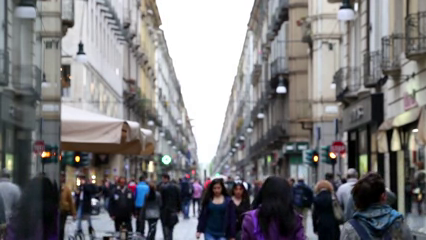
#> input picture frame 60 of Video/People_Walking.webm, 426 x 240 px, given in place of chaplin.mp4, which was not available
$ jupyter execute --allow-errors '02-Dense Optical Flow.ipynb'
#> lines starting #> are read from the running program, lines starting #| are printed output that depends on the picture
[cell 1]
# import libraries
import cv2
import numpy as np

# video capture
cap = cv2.VideoCapture('Video/chaplin.mp4')

# read the capture and get the first frame
ret, first_frame = cap.read()
#> first_frame is the input picture: shape (240, 426, 3); mean B, G, R 122.4, 120.5, 121.6

# convert frame to grayscale
prev_gray = cv2.cvtColor(first_frame, cv2.COLOR_BGR2GRAY)
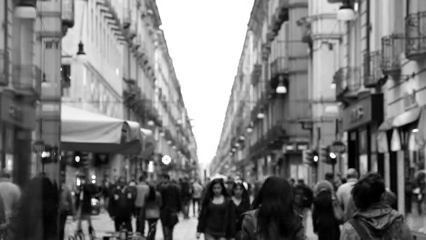
#> prev_gray: shape (240, 426); min 0, max 255, mean 121

# create an image with the same dimensions as the frame for later drawing purposes
#> (the rest of this cell did not finish here and is left out)


$ run again, starting later in the video
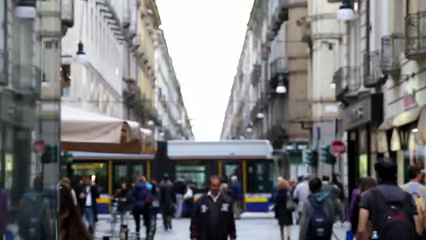
#> input picture frame 273 of Video/People_Walking.webm, 426 x 240 px, given in place of chaplin.mp4, which was not available
#> first_frame is the input picture: shape (240, 426, 3); mean B, G, R 120.9, 119.6, 119.8
#> `prev_gray = cv2.cvtColor(first_frame, cv2.COLOR_BGR2GRAY)`:
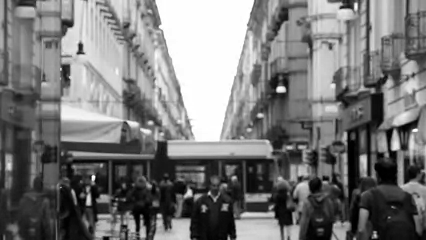
#> prev_gray: shape (240, 426); min 0, max 255, mean 119.8

$ run again, starting later in the video
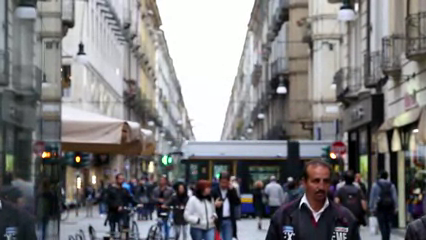
#> input picture frame 486 of Video/People_Walking.webm, 426 x 240 px, given in place of chaplin.mp4, which was not available
#> first_frame is the input picture: shape (240, 426, 3); mean B, G, R 123.5, 122.1, 122.9
#> `prev_gray = cv2.cvtColor(first_frame, cv2.COLOR_BGR2GRAY)`:
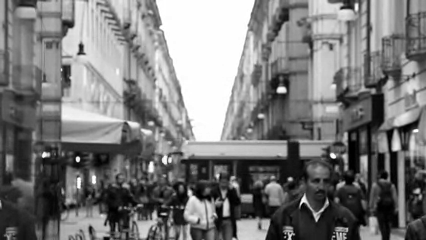
#> prev_gray: shape (240, 426); min 0, max 255, mean 122.5
